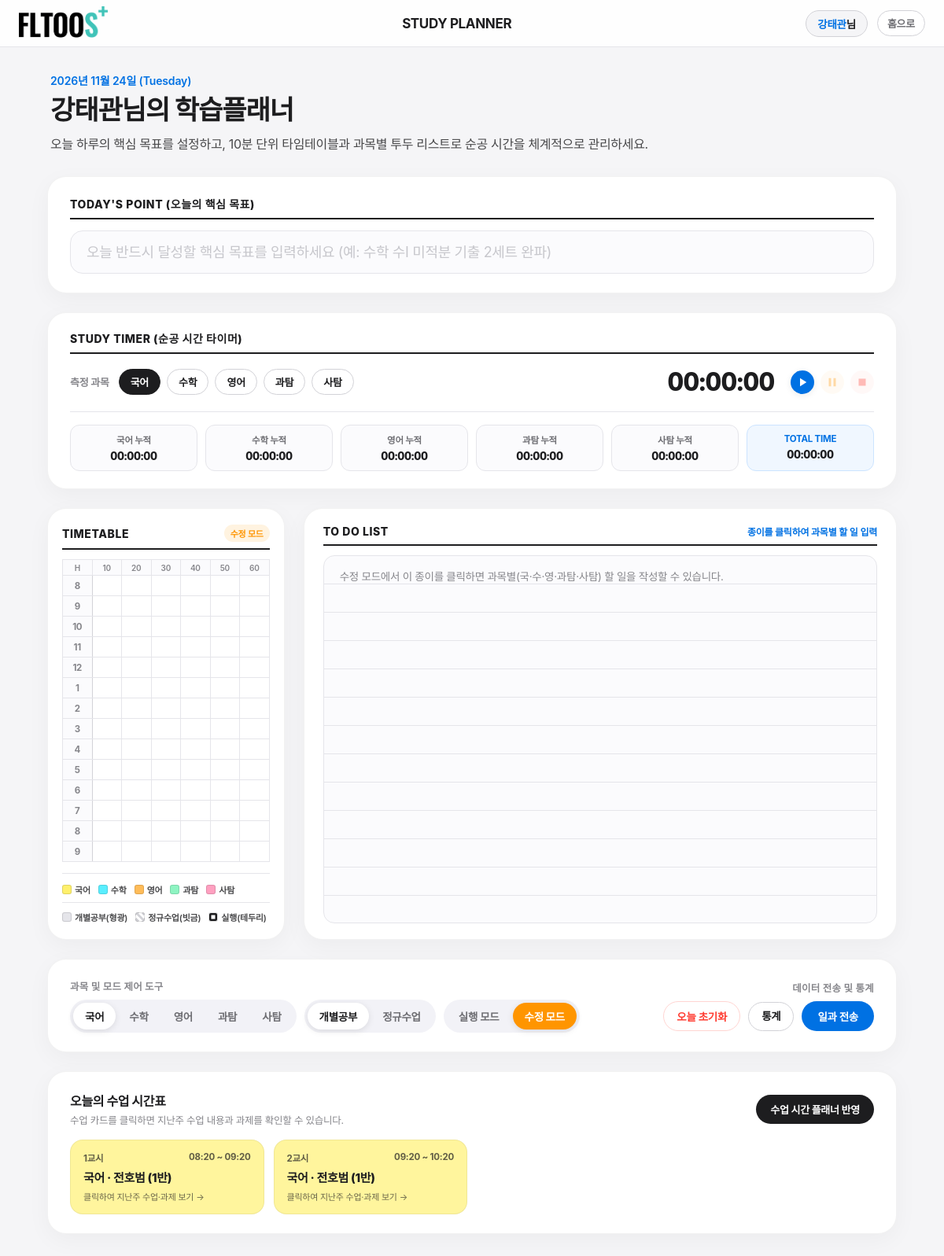
The app's page /planner/ (signed in) with its own data.
### main/models.py (models this page shows, shortened)
class MemberProfile(models.Model):
    ROLE_CHOICES = [
        ('student', '학생 회원'),
        ('parent', '학부모 회원'),
    ]
    LIVING_CHOICES = [
        ('commute', '통학 (자택)'),
        ('dorm', '학사 거주'),
        ('studio', '자취 (오피스텔·원룸)'),
    ]
    RELATION_CHOICES = [
        ('father', '부 (아버지)'),
        ('mother', '모 (어머니)'),
    ]
    COURSE_CHOICES = [
        ('retake', '재수종합반 (N수)'),
        ('ged', '검시대입반'),
        ('camp', '방학캠프반 (윈터/썸머)'),
        ('single', '영어·탐구·논술 단과'),
    ]
    user = models.OneToOneField(User, on_delete=models.CASCADE, related_name='profile', verbose_name='계정 아이디')
    user_role = models.CharField('회원 구분', max_length=10, choices=ROLE_CHOICES, default='student')
    name = models.CharField('성명', max_length=30)
    birthdate = models.DateField('생년월일', null=True, blank=True)
    phone = models.CharField('휴대폰 번호', max_length=15)
    region = models.CharField('거주 지역', max_length=30)
    high_school = models.CharField('출신 고등학교', max_length=50, blank=True)
    grade_status = models.CharField('지원 과정', max_length=20, choices=COURSE_CHOICES, blank=True)
    target_univ = models.CharField('목표 대학 및 학과', max_length=100, blank=True)
    living_type = models.CharField('등원 및 거주 형태', max_length=15, choices=LIVING_CHOICES, blank=True)
    commute_method = models.CharField('주요 통학 수단', max_length=100, blank=True)
    commute_time = models.PositiveIntegerField('편도 통학 시간(분)', null=True, blank=True)
    dorm_name = models.CharField('이용 학사명', max_length=100, blank=True)
    studio_distance = models.PositiveIntegerField('자취방 이동 시간(분)', null=True, blank=True)
    parent_name = models.CharField('학부모 성명', max_length=30, blank=True)
    parent_gender_relation = models.CharField('보호자 관계', max_length=10, choices=RELATION_CHOICES, blank=True)
    parent_phone = models.CharField('학부모 연락처', max_length=15, blank=True)
    child_name = models.CharField('자녀 성명', max_length=30, blank=True)
    parent_self_relation = models.CharField('자녀와의 관계', max_length=10, choices=RELATION_CHOICES, blank=True)
    child_birthdate = models.DateField('자녀 생년월일', null=True, blank=True)
    child_phone = models.CharField('자녀 휴대폰 번호', max_length=15, blank=True)
    agree_service = models.BooleanField('이용약관 동의', default=True)
    agree_privacy = models.BooleanField('개인정보 수집 동의', default=True)
    agree_report = models.BooleanField('알림톡 수신 동의', default=True)
    agree_marketing = models.BooleanField('마케팅 수신 동의(선택)', default=False)
    created_at = models.DateTimeField('가입일시', auto_now_add=True)
    can_use_planner = models.BooleanField("학습플래너 사용 권한", default=False)
    class Meta:
        verbose_name = '대치플투스 회원 프로필'
        verbose_name_plural = '대치플투스 회원 프로필 목록'
        ordering = ['-created_at']

### total_schedule/models.py (models this page shows, shortened)
class PeriodConfig(models.Model):
    season = models.ForeignKey(ScheduleSeason, on_delete=models.CASCADE, related_name='periods')
    name = models.CharField(max_length=50, verbose_name='교시/구간명')  # 예: '1교시', '점심 시간', '클리닉'
    is_break = models.BooleanField(default=False, verbose_name='식사/휴식 구간 여부')
    order = models.PositiveSmallIntegerField(default=1, verbose_name='정렬 순서')
    start_time = models.TimeField(verbose_name='시작 시각')
    end_time = models.TimeField(verbose_name='종료 시각')
    class Meta:
        verbose_name = '교시 시간 설정'
        verbose_name_plural = '교시 시간 설정 목록'
        ordering = ['order', 'start_time']

class ClassSlot(models.Model):
    DAY_CHOICES = [
        (0, '월요일'), (1, '화요일'), (2, '수요일'), (3, '목요일'),
        (4, '금요일'), (5, '토요일'), (6, '일요일'),
    ]
    SUBJECT_CHOICES = [
        ('국어', '국어'), ('수학', '수학'), ('영어', '영어'),
        ('과탐', '과탐'), ('사탐', '사탐'), ('비교과', '비교과/모의고사/질의응답'),
    ]
    season = models.ForeignKey(ScheduleSeason, on_delete=models.CASCADE, related_name='class_slots')
    day_of_week = models.PositiveSmallIntegerField(choices=DAY_CHOICES, verbose_name='요일')
    period = models.ForeignKey(PeriodConfig, on_delete=models.CASCADE, related_name='slots')
    subject = models.CharField(max_length=20, choices=SUBJECT_CHOICES, verbose_name='과목')
    teacher_user = models.ForeignKey(
        settings.AUTH_USER_MODEL, on_delete=models.SET_NULL, null=True, blank=True, related_name='ts_teaching_slots'
    )
    teacher_name = models.CharField(max_length=50, blank=True, default='', verbose_name='강사명')
    class_name = models.CharField(max_length=100, verbose_name='반명/활동명')
    is_merged = models.BooleanField(default=False, verbose_name='합반 여부')
    class Meta:
        verbose_name = '토탈스케줄 수업 블록'
        verbose_name_plural = '토탈스케줄 수업 블록 목록'
        ordering = ['day_of_week', 'period__order', 'id']

### planner/views.py (the view)
# urls.py: path('', views.dashboard_view, name='dashboard'),
@planner_permission_required
def dashboard_view(request):
    if request.method == 'POST':
        return _save_daily_planner(request)
    date_param = request.GET.get('date')
    if date_param:
        try:
            today = datetime.strptime(date_param, '%Y-%m-%d').date()
        except ValueError:
            today = timezone.localdate()
    else:
        today = timezone.localdate()
    planner = DailyPlanner.objects.filter(user=request.user, date=today).first()
    profile = getattr(request.user, 'profile', None)
    user_display_name = profile.name if profile else (request.user.first_name or request.user.username)
    today_weekday = today.weekday()  # 0:월 ~ 6:일
    active_season = ScheduleSeason.objects.filter(is_active=True).first()
    today_classes = []
    if active_season and request.user.is_authenticated:
        enrollments = StudentEnrollment.objects.filter(student=request.user, season=active_season)
        for enr in enrollments:
            matched_slots = ClassSlot.objects.filter(
                season=active_season,
                day_of_week=today_weekday,
                subject=enr.subject,
                teacher_name=enr.teacher_name,
                class_name=enr.class_name,
            ).select_related('period').order_by('period__order')
            if not matched_slots:
                continue
            last_log = ClassLessonLog.objects.filter(
                season=active_season,
                subject=enr.subject,
                teacher_name=enr.teacher_name,
                class_name=enr.class_name,
                lesson_date__lt=today,
            ).order_by('-lesson_date').first()
            for sl in matched_slots:
                today_classes.append({
                    'period_name': sl.period.name,
                    'start_time': sl.period.start_time.strftime('%H:%M'),
                    'end_time': sl.period.end_time.strftime('%H:%M'),
                    'subject': sl.subject,
                    'teacher_name': sl.teacher_name,
                    'class_name': sl.class_name,
                    'last_lesson_date': last_log.lesson_date.strftime('%Y-%m-%d') if last_log else '',
                    'last_content': last_log.content if last_log else '',
                    'last_homework': last_log.homework if last_log else '',
                })
    today_classes.sort(key=lambda x: x['start_time'])
    context = {
        'user_display_name': user_display_name,
        'profile': profile,
        'today': today,
        'todays_point': planner.todays_point if planner else '',
        'saved_timetable_json': _json_for_script(planner.timetable_data if planner else {}),
        'saved_todo_json': _json_for_script(planner.todo_data if planner else []),
        'saved_timer_json': _json_for_script(planner.timer_data if planner else {}),
        'today_classes_json': json.dumps(today_classes, ensure_ascii=False),
        'today_classes': today_classes,
    }
    return render(request, 'planner/dashboard.html', context)

### templates/planner/dashboard.html (shortened to what this page needs)
{% extends 'planner/planner_base.html' %}
{% block content %}
{% include 'planner/partials/_todays_point.html' %}
{% include 'planner/partials/_timer.html' %}
<div class="planner-content-grid">
    {% include 'planner/partials/_timetable.html' %}
    {% include 'planner/partials/_todo_list.html' %}
</div>
<section class="planner-action-bar">
    <div>
        <div class="btn-group-label">과목 및 모드 제어 도구</div>
        <div class="action-buttons-wrap">
            <div class="toggle-track">
                <button type="button" class="plan-btn active" onclick="selectSubject('국어', this)">국어</button>
                <button type="button" class="plan-btn" onclick="selectSubject('수학', this)">수학</button>
                <button type="button" class="plan-btn" onclick="selectSubject('영어', this)">영어</button>
                <button type="button" class="plan-btn" onclick="selectSubject('과탐', this)">과탐</button>
                <button type="button" class="plan-btn" onclick="selectSubject('사탐', this)">사탐</button>
            </div>
            <div class="toggle-track">
                <button type="button" class="plan-btn active" id="type-study-btn" onclick="selectType('study', this)">개별공부</button>
                <button type="button" class="plan-btn" id="type-class-btn" onclick="selectType('class', this)">정규수업</button>
            </div>
            <div class="toggle-track">
                <button type="button" class="plan-btn" id="btn-mode-exec" onclick="setPlannerMode('exec')">실행 모드</button>
                <button type="button" class="plan-btn active" id="btn-mode-edit" onclick="setPlannerMode('edit')">수정 모드</button>
            </div>
        </div>
    </div>
    <div>
        <div class="btn-group-label" style="text-align: right;">데이터 전송 및 통계</div>
        <div class="action-buttons-wrap">
            <button type="button" class="action-pill-btn" style="color: #ff3b30; border-color: #ffd5d2;" onclick="resetTodayPlanner()">오늘 초기화</button>
            <a href="{% url 'planner:stats' %}" class="action-pill-btn" style="text-decoration: none; line-height: 1.4;">통계</a>
            <button type="button" class="btn-submit-day" onclick="submitDailyPlanner()">일과 전송</button>
        </div>
    </div>
</section>
{% include 'planner/partials/_today_classes.html' %}
{% endblock %}

### templates/planner/planner_base.html (shortened to what this page needs)
<!DOCTYPE html>
<html lang="ko">
<head>
    {% load static %}
    <link rel="stylesheet" href="https://cdn.jsdelivr.net/gh/orioncactus/pretendard@v1.3.9/dist/web/variable/pretendardvariable-dynamic-subset.min.css">
</head>
<body>
    <header class="planner-header">
        <a href="{% url 'home' %}" class="logo-link">
            <img src="{% static 'images/logo_249_88.png' %}" alt="학원 로고" style="height: 40px; width: auto;">
        </a>
        <a href="{% url 'planner:dashboard' %}" class="planner-brand">
            <span class="planner-brand-title">STUDY PLANNER</span>
        </a>
        <div class="planner-header-right">
            <div class="planner-user-pill"><strong>{{ user_display_name }}</strong>님</div>
            <a href="/" class="planner-exit-btn">홈으로</a>
        </div>
    </header>
    <main class="planner-container">{% block content %}{% endblock %}</main>
</body>
</html>

### templates/planner/partials/_todays_point.html (shortened to what this page needs)
<div class="planner-page-header">
    <span class="planner-date-small">{{ today|date:"Y년 m월 d일 (l)" }}</span>
    <h1 class="planner-page-title">{{ user_display_name }}님의 학습플래너</h1>
    <p class="planner-page-desc">
        오늘 하루의 핵심 목표를 설정하고, 10분 단위 타임테이블과 과목별 투두 리스트로 순공 시간을 체계적으로 관리하세요.
    </p>
</div>
<section class="todays-point-card">
    <span class="todays-point-label">TODAY'S POINT (오늘의 핵심 목표)</span>
    <div class="todays-point-box">
        <input type="text" id="todays-point-input" class="todays-point-input" placeholder="오늘 반드시 달성할 핵심 목표를 입력하세요 (예: 수학 수Ⅰ 미적분 기출 2세트 완파)" value="{{ todays_point }}">
    </div>
</section>

### templates/planner/partials/_today_classes.html (shortened to what this page needs)
<section class="today-class-card">
    <div class="today-class-header">
        <div>
            <h3 class="today-class-title">오늘의 수업 시간표</h3>
            <div class="today-class-sub">수업 카드를 클릭하면 지난주 수업 내용과 과제를 확인할 수 있습니다.</div>
        </div>
        {% if today_classes %}
        <button type="button" class="btn-reflect-timetable" onclick="reflectClassesToTimetable()">
            수업 시간 플래너 반영
        </button>
        {% endif %}
    </div>
    {% if today_classes %}
    <div class="class-chips-grid">
        {% for cls in today_classes %}
        <div class="class-schedule-item" data-subj="{{ cls.subject }}" onclick="openLessonLogModal({{ forloop.counter0 }})">
            <div class="cs-time-row">
                <span>{{ cls.period_name }}</span>
                <span>{{ cls.start_time }} ~ {{ cls.end_time }}</span>
            </div>
            <div class="cs-main-row">
                {{ cls.subject }}{% if cls.teacher_name %} · {{ cls.teacher_name }}{% endif %} ({{ cls.class_name }})
            </div>
            <div class="cs-hint">클릭하여 지난주 수업·과제 보기 →</div>
        </div>
        {% endfor %}
    </div>
    {% else %}
    <div style="font-size: 13.5px; color: #86868b; padding: 12px 0;">
        오늘 배정된 학원 수업이 없습니다. 자기주도 학습 계획을 자유롭게 세워보세요!
    </div>
    {% endif %}
</section>

### records on screen
MemberProfile: name "강태관"
PeriodConfig: period_name "1교시"
ClassSlot: subject "국어", teacher_name "전호범", class_name "1반"
PeriodConfig: period_name "2교시"
ClassSlot: subject "국어", teacher_name "전호범", class_name "1반"

### other values on screen
{{ today|date:"Y년 m월 d일 (l)" }} "2026년 11월 24일 (Tuesday)"
{{ cls.start_time }} "08:20" "09:20"
{{ cls.end_time }} "09:20" "10:20"
